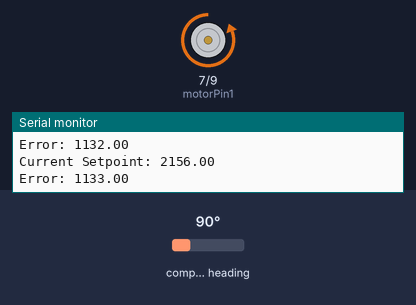
The sketch below on a simulated Arduino Uno, built with avr-gcc and run on an emulated ATmega328P. On the bench: motor-driver pin pairs drawn as motors (green arrow = first pin HIGH = forward, orange = second pin HIGH = backward, longer = more drive), the last lines printed to the serial monitor. Inputs (shaded band) come from the test bench; at power-on: compass heading 90°.

Above: at 1.2 s.
1.3 s: compass heading set to 269°
At 3.6 s:
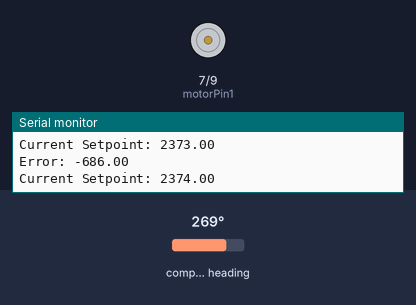
At 4.09 s:
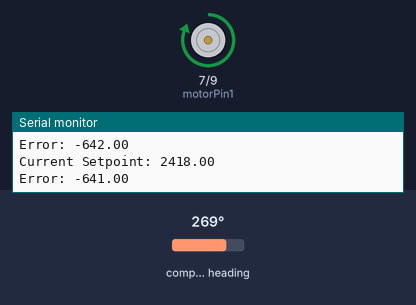
4.3 s: compass heading set to 7°
At 4.79 s:
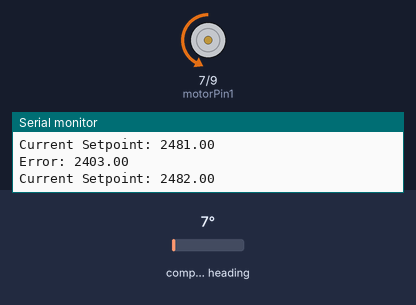
Timing chart, 0 to 7.3 s (numbered marks = the images above; inputs shaded):
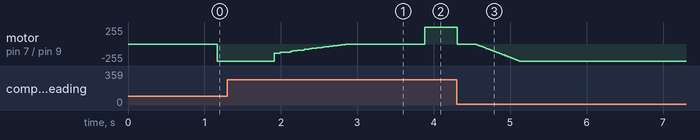

The sketch:

diy-servo.ino
```cpp
#include <PID_v1.h>

#include <Wire.h>
#include <AS5600.h>

#define DEBUG true

const int motorPin1 = 7;  // Digital pin 1 for H-bridge
const int motorPin2 = 9; // Digital pin 2 for H-bridge

// const int motorPin1 = 1;  // Digital pin 1 for H-bridge
// const int motorPin2 = 2; // Digital pin 2 for H-bridge

const unsigned int calcPeriod = 10; //ms between calculations

unsigned long lastCalculation = 100000000;

AMS_5600 ams5600;

double currentAngle;

// PID parameters
double Setpoint, Output;

double Kp = 0.025;
double Ki = 0.2;
double Kd = 0.01;

PID motorPID(&currentAngle, &Output, &Setpoint, Kp, Ki, Kd, DIRECT);

void setup(){
    if (DEBUG) {
        Serial.begin(115200);
        while (!Serial) {
            ;  // wait for serial port to connect. Needed for native USB port only
        }
    }

    Wire.begin();   // default sda:33 scl:35
    // Wire1.begin(18, 16);

    pinMode(motorPin1, OUTPUT);
    pinMode(motorPin2, OUTPUT);

    controlMotor(0);

    motorPID.SetSampleTime(1);
    motorPID.SetMode(AUTOMATIC);
    motorPID.SetOutputLimits(-255, 255);
    motorPID.SetControllerDirection(DIRECT);

    Setpoint = 2048;

    if (DEBUG) {
        Serial.println("Leaving setup");
    }
}

/*******************************************************
/* Function: convertRawAngleToDegrees
/* In: angle data from AMS_5600::getRawAngle
/* Out: human readable degrees as float
/* Description: takes the raw angle and calculates
/* float value in degrees.
/*******************************************************/
float convertRawAngleToDegrees(word newAngle)
{
  /* Raw data reports 0 - 4095 segments, which is 0.087 of a degree */
  float retVal = newAngle * 0.087890625;
  return retVal;
}

void loop()
{
    if(millis() - lastCalculation > calcPeriod) {
        lastCalculation = millis();
        // if (DEBUG) {
        //     Serial.println("reading as5600");
        // }
        if (ams5600.detectMagnet() == true) {
            word tempVal = ams5600.getRawAngle();
            if (tempVal < 4096) {
                currentAngle = tempVal;
            }
        }

        if (DEBUG) {
            // Serial.print("Current raw angle: ");
            // Serial.println(currentAngle);
            // Serial.print("Current output: ");
            // Serial.println(Output);
            Serial.print("Current Setpoint: ");
            Serial.println(Setpoint);
        }
        Setpoint++;
        if (Setpoint >= 3500) {
            Setpoint = 1500;
        }
        if (DEBUG) {
            Serial.print("Error: ");
            Serial.println(Setpoint - currentAngle);
        }
    }

    motorPID.Compute();

    // Control the motor based on the PID output
    controlMotor(Output);
    // controlMotor(-255.0);
}

void controlMotor(double output) {
    // Cast the output to an int and constrain it to be between -255 and 255
    int intOutput = (int)output;
    intOutput = constrain(intOutput, -255, 255);

    if (DEBUG) {
    //   Serial.print("output: ");
    //   Serial.println(output);
        // Serial.print("intOutput: ");
        // Serial.println(intOutput);
    }

    if (intOutput > 0) {
        analogWrite(motorPin1, 0);
        analogWrite(motorPin2, intOutput);
    } else if (intOutput < 0) {
        analogWrite(motorPin2, 0);
        analogWrite(motorPin1, -1 * intOutput);
    } else {
        digitalWrite(motorPin1, LOW);
        digitalWrite(motorPin2, LOW);
    }
}
```

Measured:
- after the input at 1.3 s, motor on pin 7 (motorPin1) / pin 9 (motorPin2): moves from backward 255/255 to forward 255/255 over 2.0 s, starting after 0.61 s
- after the input at 4.3 s, motor on pin 7 (motorPin1) / pin 9 (motorPin2): moves from forward 255/255 to backward 255/255 over 0.81 s, starting at once
